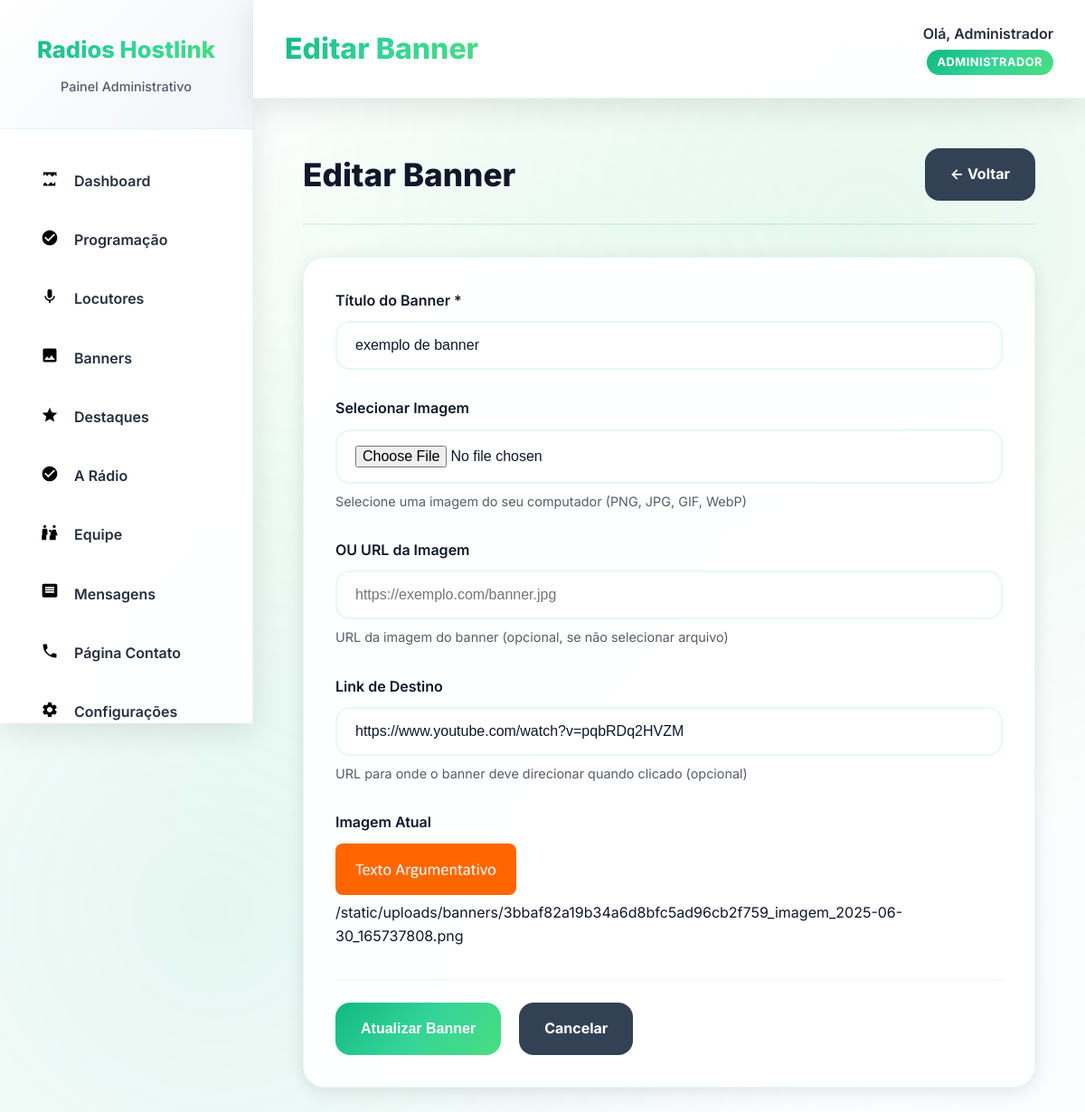
/admin/banners/editar/1 (signed in), run on the app's committed database.
### app.py (models this page shows)
class Configuracao(db.Model):
    id = db.Column(db.Integer, primary_key=True)
    chave = db.Column(db.String(100), nullable=False)
    valor = db.Column(db.Text)
    criado_em = db.Column(db.DateTime, default=datetime.utcnow)

class Usuario(UserMixin, db.Model):
    id = db.Column(db.Integer, primary_key=True)
    nome = db.Column(db.String(100), nullable=False)
    email = db.Column(db.String(100), unique=True, nullable=False)
    senha = db.Column(db.String(255), nullable=False)
    nivel = db.Column(db.String(20), default='admin')
    criado_em = db.Column(db.DateTime, default=datetime.utcnow)

class Banner(db.Model):
    id = db.Column(db.Integer, primary_key=True)
    titulo = db.Column(db.String(100))
    imagem = db.Column(db.String(255))
    link = db.Column(db.String(255))
    criado_em = db.Column(db.DateTime, default=datetime.utcnow)

### app.py (the view, shortened to what this page needs)
@app.route('/admin/banners/editar/<int:id>', methods=['GET', 'POST'])
@login_required
def admin_banners_editar(id):
    config = get_site_config()
    banner = Banner.query.get_or_404(id)
    return render_template('admin/banners_form.html', config=config, banner=banner)

### app.py (called while the page is built)
@login_manager.user_loader
def load_user(user_id):
    return Usuario.query.get(int(user_id))

### templates/admin/banners_form.html (shortened to what this page needs)
{% extends "admin/base.html" %}
{% block page_title %}{% if banner %}Editar Banner{% else %}Adicionar Banner{% endif %}{% endblock %}
{% block content %}
<div class="form-container">
    <div class="form-header">
        <h1>{% if banner %}Editar Banner{% else %}Adicionar Banner{% endif %}</h1>
        <a href="{{ url_for('admin.banners') }}" class="btn btn-secondary">
            ← Voltar
        </a>
    </div>
    <form method="POST" class="admin-form" enctype="multipart/form-data">
        <div class="form-group">
            <label for="titulo">Título do Banner *</label>
            <input type="text" id="titulo" name="titulo" value="{{ banner.titulo if banner else '' }}" required>
        </div>
        <div class="form-group">
            <label for="imagem_arquivo">Selecionar Imagem</label>
            <input type="file" id="imagem_arquivo" name="imagem_arquivo" accept="image/*">
            <small>Selecione uma imagem do seu computador (PNG, JPG, GIF, WebP)</small>
        </div>
        <div class="form-group">
            <label for="imagem_url">OU URL da Imagem</label>
            <input type="text" id="imagem_url" name="imagem_url"
                   value="{{ banner.imagem if banner and banner.imagem.startswith('http') else '' }}"
                   placeholder="https://exemplo.com/banner.jpg">
            <small>URL da imagem do banner (opcional, se não selecionar arquivo)</small>
        </div>
        <div class="form-group">
            <label for="link">Link de Destino</label>
            <input type="text" id="link" name="link" value="{{ banner.link if banner else '' }}"
                   placeholder="https://exemplo.com">
            <small>URL para onde o banner deve direcionar quando clicado (opcional)</small>
        </div>
        {% if banner and banner.imagem %}
        <div class="form-group">
            <label>Imagem Atual</label>
            <div class="imagem-atual">
                <img src="{{ banner.imagem }}" alt="{{ banner.titulo }}" style="max-width: 200px; max-height: 150px; border-radius: 8px;">
                <p class="imagem-info">{{ banner.imagem }}</p>
            </div>
        </div>
        {% endif %}
        <div class="form-actions">
            <button type="submit" class="btn btn-primary">
                {% if banner %}Atualizar Banner{% else %}Adicionar Banner{% endif %}
            </button>
            <a href="{{ url_for('admin.banners') }}" class="btn btn-secondary">Cancelar</a>
        </div>
    </form>
</div>
{% endblock %}

### templates/admin/base.html (shortened to what this page needs)
<!DOCTYPE html>
<html lang="pt-br">
<head>
    <link rel="stylesheet" href="{{ url_for('static', filename='css/admin.css') }}">
    <link rel="stylesheet" href="{{ url_for('static', filename='icons/icons.css') }}">
</head>
<body class="admin">
    <aside class="sidebar">
        <div class="sidebar-header">
            <h2>{{ config.nome_site }}</h2>
            <p>Painel Administrativo</p>
        </div>
        <nav class="sidebar-nav">
            <a href="{{ url_for('admin.dashboard') }}" class="nav-item {% if request.endpoint == 'admin.dashboard' %}active{% endif %}">
                <span class="nav-icon icon-chart"></span>
                <span class="nav-text">Dashboard</span>
            </a>
            <a href="{{ url_for('admin.programacao') }}" class="nav-item {% if request.endpoint.startswith('admin.programacao') %}active{% endif %}">
                <span class="nav-icon icon-radio"></span>
                <span class="nav-text">Programação</span>
            </a>
            <a href="{{ url_for('admin.locutores') }}" class="nav-item {% if request.endpoint.startswith('admin.locutores') %}active{% endif %}">
                <span class="nav-icon icon-microphone"></span>
                <span class="nav-text">Locutores</span>
            </a>
            <a href="{{ url_for('admin.banners') }}" class="nav-item {% if request.endpoint.startswith('admin.banners') %}active{% endif %}">
                <span class="nav-icon icon-image"></span>
                <span class="nav-text">Banners</span>
            </a>
            <a href="{{ url_for('admin.destaques') }}" class="nav-item {% if request.endpoint.startswith('admin.destaques') %}active{% endif %}">
                <span class="nav-icon icon-star"></span>
                <span class="nav-text">Destaques</span>
            </a>
            <a href="{{ url_for('admin.a_radio') }}" class="nav-item {% if request.endpoint == 'admin.a_radio' %}active{% endif %}">
                <span class="nav-icon icon-radio"></span>
                <span class="nav-text">A Rádio</span>
            </a>
            <a href="{{ url_for('admin.equipe') }}" class="nav-item {% if request.endpoint == 'admin.equipe' %}active{% endif %}">
                <span class="nav-icon icon-users"></span>
                <span class="nav-text">Equipe</span>
            </a>
            <a href="{{ url_for('admin.mensagens') }}" class="nav-item {% if request.endpoint == 'admin.mensagens' %}active{% endif %}">
                <span class="nav-icon icon-message"></span>
                <span class="nav-text">Mensagens</span>
            </a>
            <a href="{{ url_for('admin.contato') }}" class="nav-item {% if request.endpoint == 'admin.contato' %}active{% endif %}">
                <span class="nav-icon icon-phone"></span>
                <span class="nav-text">Página Contato</span>
            </a>
            <a href="{{ url_for('admin.configuracoes') }}" class="nav-item {% if request.endpoint == 'admin.configuracoes' %}active{% endif %}">
                <span class="nav-icon icon-settings"></span>
                <span class="nav-text">Configurações</span>
            </a>
        </nav>
    </aside>
    <main class="main-content">
        <header class="top-bar">
            <div class="top-bar-left">
                <h1>{% block page_title %}Dashboard{% endblock %}</h1>
            </div>
            <div class="top-bar-right">
                <div class="user-info">
                    <span>Olá, {{ current_user.nome }}</span>
                    <div class="user-role">Administrador</div>
                </div>
            </div>
        </header>
        <div class="page-content">
            {% block content %}{% endblock %}
        </div>
    </main>
</body>
</html>

### templates/admin/base.html (style rules this page uses)
:root { --fonte: 'Inter', 'Roboto', -apple-system, BlinkMacSystemFont, sans-serif; }

### data on the page
Configuracao: nome_site "Radios Hostlink"
Usuario: nome "Administrador"
Banner: titulo "exemplo de banner", link "https://www.youtube.com/watch?v=pqbRDq2HVZM", imagem (picture), imagem "/static/uploads/banners/3bbaf82a19b34a6d8bfc5ad96cb2f759_imagem_2025-06-30_165737808.png"
